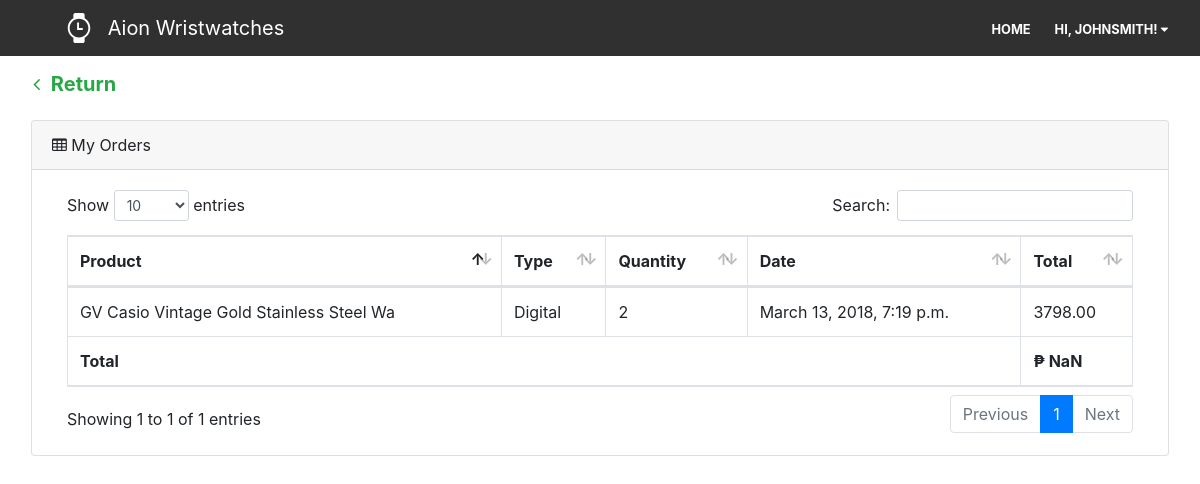
Page /myorders/ (signed in) on the committed database.
### ecommerce/models.py (models this page shows, shortened)
class Transaction(models.Model):
    user = models.ForeignKey(User, on_delete=models.CASCADE)
    product = models.ForeignKey(Product, on_delete=models.CASCADE, null=True)
    quantity = models.PositiveIntegerField(null=True, validators=[MinValueValidator(1)], default=1)
    pubdate = models.DateTimeField(auto_now_add=True)
    subtotal = models.DecimalField(default=0.00, max_digits=20, decimal_places=2, validators=[MinValueValidator(0)])
    class Meta:
        verbose_name_plural = "Transactions"

class Product(models.Model):
    prodname = models.CharField(max_length=100)
    description = models.CharField(max_length=300)
    price = models.DecimalField(default=0.00, max_digits=20, decimal_places=2, validators=[MinValueValidator(0)])
    initialstock = models.PositiveIntegerField(default=0)
    quantity = models.PositiveIntegerField(default=0)
    CHOICES = (
        ('Analog', 'Analog'),
        ('Digital', 'Digital'),
        ('Smart', 'Smart'),
    )
    category = models.CharField(max_length=7, choices=CHOICES)
    image = models.ImageField(upload_to='ecommerce/static/product_images/', blank=True)
    class Meta:
        verbose_name_plural = "Products"

### ecommerce/views.py (the view)
# urls.py: url(r'^myorders/$', views.myorders, name='myorders'),
def myorders(request):
    if request.user.is_authenticated:
        trans = Transaction.objects.filter(user=request.user)
        return render(request, 'ecommerce/myorders.html', {'trans': trans, })
    return redirect('/')

### ecommerce/templates/ecommerce/myorders.html (shortened to what this page needs)
{% extends 'ecommerce/extends/header.html' %}
{% load static %}
{% block extrahead %}
   <link href="{% static 'css/bootstrap.min.css' %}" rel="stylesheet" type="text/css">
  <link href="{% static 'css/dataTables.bootstrap4.css' %}" rel="stylesheet" type="text/css" >
{% endblock%}
{% block body %}
  <div class="row">
    <div id="continue" class="mt-3">
        <a href="/" role="button" class="pull-left text-success" style="text-decoration: none;">
          <h5>
            <i id="continuebtn" class="fa fa-angle-left ml-5" ></i>&nbsp;&nbsp;<strong>Return</strong>
          </h5>
        </a>
      </div>
  </div>
  <div class="row ml-3 mr-3">
    <div class="container-fluid">
      <div class="card mt-3">
        <div class="card-header">
          <i class="fa fa-table"></i> My Orders</div>
        <div class="card-body">
          <div class="table-responsive">
            <table class="table table-bordered" id="dataTable" width="100%" cellspacing="0">
              <thead>
                <tr>
                  <th>Product</th>
                  <th>Type</th>
                  <th>Quantity</th>
                  <th>Date</th>
                  <th>Total</th>
                </tr>
              </thead>
              <tbody>
                  {% for tran in trans %}
                <tr>
                  <td>{{ tran.product.prodname }}</td>
                  <td>{{ tran.product.category }}</td>
                  <td>{{ tran.quantity }}</td>
                  <td>{{ tran.pubdate }}</td>
                  <td class="totals">{{ tran.subtotal }}</td>
                </tr>
                  {% endfor %}
              </tbody>
              <tfoot>
                <th colspan="4">Total</th>
                <th id="grandtotal">₱ </th>
              </tfoot>
            </table>
          </div>
        </div>
      </div>
    </div>
  </div>
  {% endblock %}

### ecommerce/templates/ecommerce/extends/header.html (shortened to what this page needs)
{% load static %}
<!DOCTYPE html>
<html lang="en">
	<head>
    	<link rel="stylesheet" type="text/css" href="{% static 'css/bootstrap.min.css' %}">
        <link rel="stylesheet" type="text/css" href="{% static 'css/main.css' %}">
        <link rel="stylesheet" type="text/css" href="{% static 'css/header.css' %}">
        <link rel="stylesheet" type="text/css" href="{% static 'fonts/css/font-awesome.min.css' %}">
		{% block extrahead %}{% endblock %}
	</head>
	<body>
		<nav id="navbar" class="navbar navbar-expand-lg navbar-dark" >
  			<a class="navbar-brand ml-5" href="{% url 'ecommerce:index' %}">
  				<img src="{{ STATIC_URL }} /static/brand/watch.svg" width="30" height="30" class="d-inline-block align-top mr-2" alt="">
  				Aion Wristwatches
  			</a>
	  		<div class="collapse navbar-collapse" id="navbarSupportedContent">
	    		<ul class="navbar-nav ml-auto">
	    				<li class="nav-item mr-2">
	    					<a href="/" class="nav-link"><small><strong>HOME</strong></small></a>
	    				</li>
	    			{% if user.is_authenticated and user.usertypes == 'Customer'%}
	    				<li class="nav-item mr-2">
                            <div class="dropdown">
                                <a class="nav-link text-uppercase font-weight-bold" role="button" id="usernameMenu" href="#" data-toggle="dropdown" aria-haspopup="true" aria-expanded="false"><small><strong>HI, {{ user.username }}! <i class="fa fa-caret-down"></i></strong></small></a>
                            </div>
	    				</li>
	    			{% endif %}
	    		</ul>
	  		</div>
		</nav>
    	{% block body %}
    	{% endblock %}
	</body>
</html>

### ecommerce/static/css/main.css (style rules this page uses)
#navbar { background-color: #303030; }

### rows in the picture
Transaction: product.prodname "GV Casio Vintage Gold Stainless Steel Wa", product.category "Digital", quantity "2", pubdate "March 13, 2018, 7:19 p.m.", subtotal "3798.00"

### other values in the picture
{{ user.username }} "JOHNSMITH"
